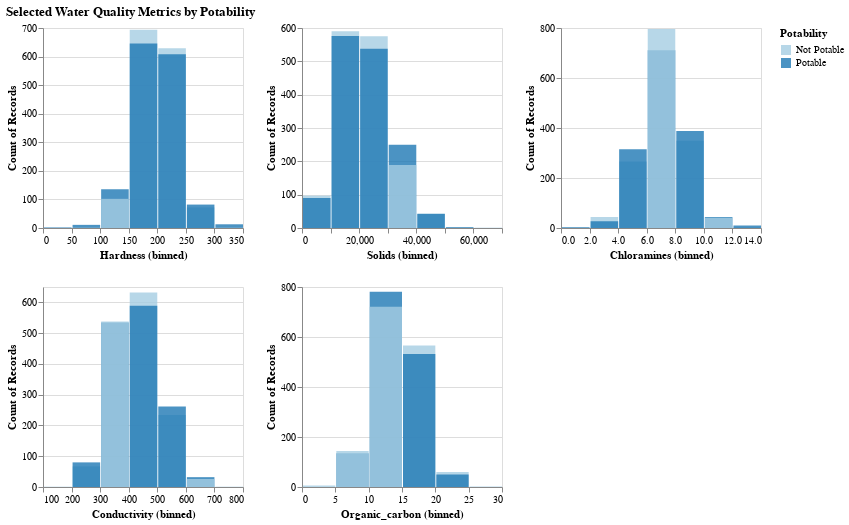

The notebook cell this image was saved under:
### Code cell
metric_hists = alt.Chart(water_train).mark_bar(opacity = .8).encode(
    alt.X(alt.repeat("repeat"), type='quantitative', bin=True),
    alt.Y("count()", type='quantitative', stack=False),
    color=alt.Color("Potability", scale=alt.Scale(scheme = 'paired'))
).properties(
    width=200,
    height=200
).repeat(
    repeat=['Hardness', 'Solids', 
             'Chloramines', 'Conductivity', 'Organic_carbon'],
    columns=3
).properties(title="Selected Water Quality Metrics by Potability")

metric_hists

### Figure 1 — Vega-Lite specification as saved in the notebook (floating-point values rounded to 4 significant figures; data arrays with more than 128 entries replaced by an {"elided": "..."} marker saying what was removed)
{"config": {"view": {"continuousWidth": 400, "continuousHeight": 300}}, "repeat": ["Hardness", "Solids", "Chloramines", "Conductivity", "Organic_carbon"], "spec": {"data": {"name": "data-522abd273fa04461a57a9c4a75941bae"}, "mark": {"type": "bar", "opacity": 0.8}, "encoding": {"color": {"field": "Potability", "scale": {"scheme": "paired"}, "type": "nominal"}, "x": {"bin": true, "field": {"repeat": "repeat"}, "type": "quantitative"}, "y": {"aggregate": "count", "stack": false, "type": "quantitative"}}, "height": 200, "width": 200}, "columns": 3, "title": "Selected Water Quality Metrics by Potability", "$schema": "https://vega.github.io/schema/vega-lite/v4.17.0.json", "datasets": {"data-522abd273fa04461a57a9c4a75941bae": {"elided": "2997 records"}}}
